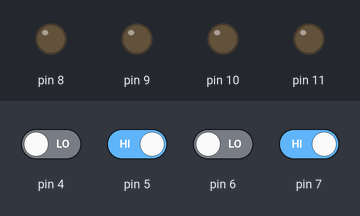
Bench run of a sketch on a simulated Arduino Uno, built with avr-gcc and run on an emulated ATmega328P. Shown: output pins drawn as LEDs (lit = HIGH). The test bench sets the inputs (shaded band); at power-on: pin 5, pin 7 HIGH, pin 4, pin 6 LOW.

Above: at 1.2 s.
1.3 s: pin 4 driven HIGH and pin 5 driven LOW
At 2.0 s:
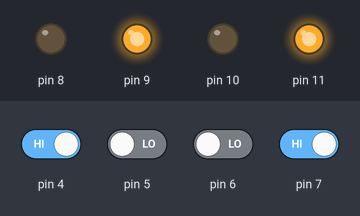
2.8 s: pin 6 driven HIGH and pin 7 driven LOW
At 3.1 s:
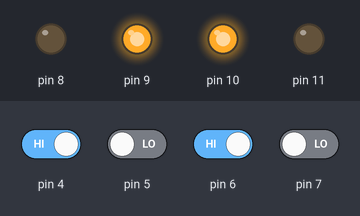
Timing chart, 0 to 5.8 s (numbered marks = the images above; inputs shaded):
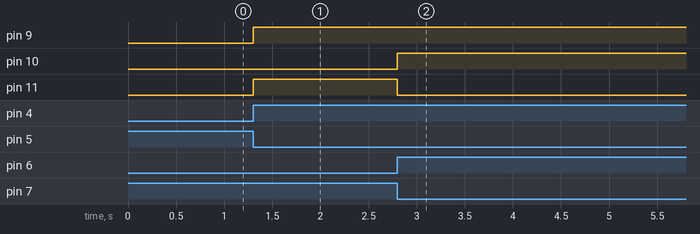

The sketch:

slave_bot_rf_controlled.ino
```cpp
void setup() {
  pinMode(8, OUTPUT);
  pinMode(9, OUTPUT);
  pinMode(10, OUTPUT);
  pinMode(11, OUTPUT);
  pinMode(4, INPUT);
  pinMode(5, INPUT);
  pinMode(6, INPUT);
  pinMode(7, INPUT);
}

void loop() {
  int b1 = digitalRead(4);
  int b2 = digitalRead(5);
  int b3 = digitalRead(6);
  int b4 = digitalRead(7);
  if (b1 == 1 && b2 == 0 && b3 == 1 && b4 == 0)
  {
    digitalWrite(8, LOW);
    digitalWrite(9, HIGH);
    digitalWrite(10, HIGH);
    digitalWrite(11, LOW);
  }
  if (b1 == 1 && b2 == 0 && b3 == 0 && b4 == 1)
  {
    digitalWrite(8, LOW);
    digitalWrite(9, HIGH);
    digitalWrite(10, LOW);
    digitalWrite(11, HIGH);
  }
  if (b1 == 0 && b2 == 1 && b3 == 1 && b4 == 0)
  {
    digitalWrite(8, HIGH);
    digitalWrite(9, LOW);
    digitalWrite(10, HIGH);
    digitalWrite(11, LOW);
  }
  if (b1 == 0 && b2 == 0 && b3 == 0 && b4 == 0)
  {
    digitalWrite(8, LOW);
    digitalWrite(9, LOW);
    digitalWrite(10, LOW);
    digitalWrite(11, LOW);
  }
}
```

Measured:
- after the input at 1.3 s, pin 9, pin 11: LOW → HIGH at once
- after the input at 2.8 s, pin 10: LOW → HIGH at once; pin 11: HIGH → LOW at once
